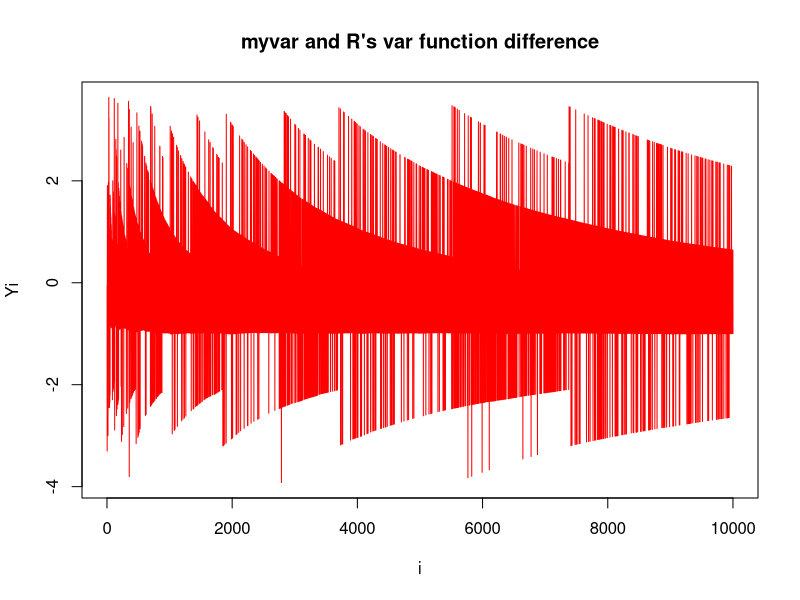
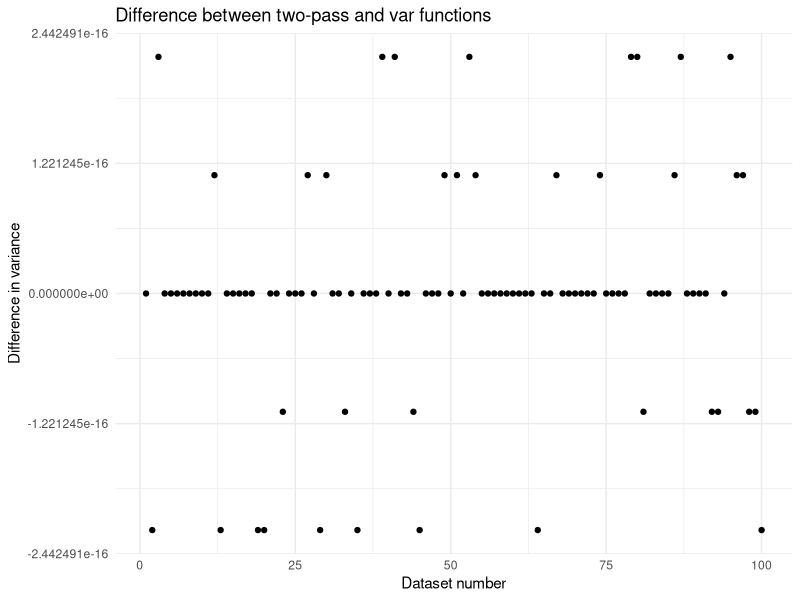

Write R code to recreate these figures, in order.
## ---- chunk 1
myvar <- function(x) {
  n <- length(x)
  return((sum(x^2) - (sum(x)^2) / n) / (n - 1))
}
ex_data<-c(1,2,3,4)
cat("myvar function with the example data(c(1,2,3,4)):",myvar(ex_data), "\n")
cat("var function with the example data(c(1,2,3,4)):",var(ex_data))
## ---- chunk 2
myvar <- function(x) {
  n <- length(x)
  return((sum(x^2) - (sum(x)^2) / n) / (n - 1))
}
set.seed(123)
n <- 10000
mean_value <- 10^8
variance<-1
std_dev <- sqrt(variance)
x <- rnorm(n, mean = mean_value, sd = std_dev)

cat("myvar function output with random data:",myvar(x), "\n")
cat("var function output with random data:",var(x))
## ---- chunk 3
myvar <- function(x) {
  n <- length(x)
  return((sum(x^2) - (sum(x)^2) / n) / (n - 1))
}

set.seed(123)
n <- 10000
mean_value <- 10^8
variance<-1
std_dev <- sqrt(variance)
x <- rnorm(n, mean = mean_value, sd = std_dev)

computed_variance <- myvar(x)
difference_fnctns <- numeric(n)
for (i in 1:n) {
  x_sub <- x[1:i]
  difference_fnctns[i] <- myvar(x_sub) - var(x_sub)
}
plot(1:n, difference_fnctns, type="l", col="red", main="myvar and R's var function difference", xlab="i", ylab="Yi")

## ---- chunk 4
library(ggplot2)

var_two_pass <- function(x) {
  n <- length(x) 
  mean_val <- sum(x) / n #mean calculation
  sum_sq_diffs <- sum((x - mean_val)^2) #sum squared differences from the mean
  return(sum_sq_diffs / (n - 1)) #variance calculate
}

set.seed(123)
n <- 10000
mean_value <- 10^8
variance <- 1
std_dev <- sqrt(variance)

num_datasets <- 100
differences <- numeric(num_datasets)

for (i in 1:num_datasets) {
  x <- rnorm(n, mean = mean_value, sd = std_dev)
  differences[i] <- var_two_pass(x) - var(x)
}

df <- data.frame(dataset = 1:num_datasets, difference = differences)
ggplot(df, aes(x = dataset, y = difference)) +
  geom_point() +
  theme_minimal() +
  labs(title = "Difference between two-pass and var functions",
       x = "Dataset number",
       y = "Difference in variance")


## ---- chunk 5
all_labels <- knitr::all_labels()
for (label in all_labels) {
  if (label != "ref-appendix") {  # Skip the appendix chunk itself
    cat("### Chunk Label: ", label, "\n\n")
    cat("```r\n")
    code <- knitr::knit_code$get(label)
    cat(paste(code, collapse = "\n"))  # Ensure each line is separated
    cat("\n```\n\n")
  }
}





